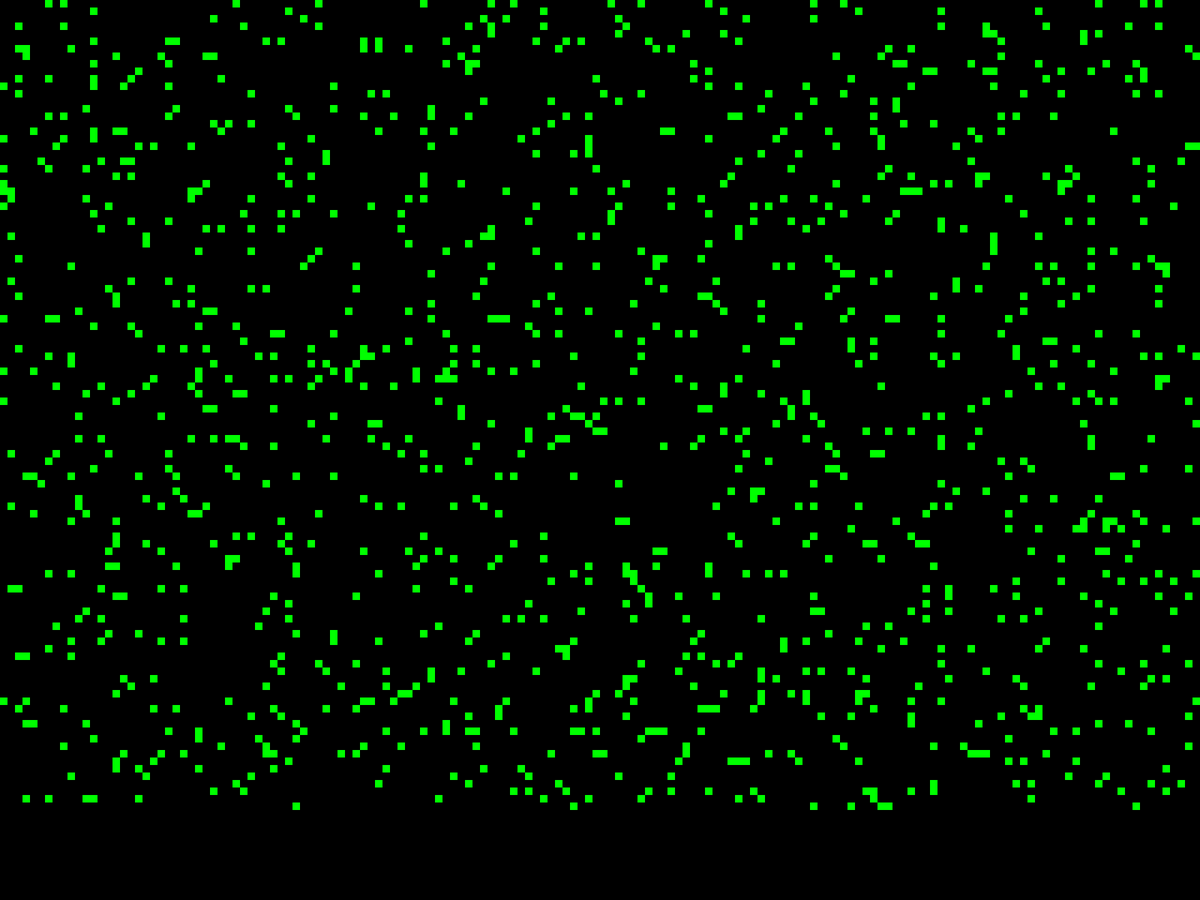
Frame 1 (no input)
Frame 60 (the mouse pressed at the canvas centre just before this capture): identical to frame 1, image omitted
Frame 120 (the mouse held since frame 60 and released just before this capture): identical to frame 1, image omitted

The Processing sketch that drew this single still picture (run headless with seeded random() and noise(); from frame 60 on, the mouse is pressed at the canvas centre):

// Processing sketch: Conway
// ── Conway.pde
int mode = 1;
int size = 10;
int chance = 7;

int x = 1920/size;
int y = 1080/size;

Cell cell[][] = new Cell [x][y];

void setup()
{
  fullScreen();
  background(0);
  fill(0, 255, 0);
  noStroke();
  for (int i = 0; i<x; i++)
  {
    for (int j = 0; j<y; j++)
    {
      cell[i][j] = new Cell();

      cell[i][j].xpos = i*size;
      cell[i][j].ypos = j*size;

      if (cell[i][j].state < chance)
      {
        cell[i][j].state = 1;
        cell[i][j].previousState = 1;
        rect(cell[i][j].xpos, cell[i][j].ypos, size, size);
      } else
      {
        cell[i][j].state = 0;
        cell[i][j].previousState = 0;
      }
    }
  }
}

void draw()
{
  if (mode == 0)
  {
    Normal();
    //delay(63);
  } else if (mode == 1)
  {
    Drawing();
  }
}

// ── Cell.pde
class Cell
{
  int xpos;
  int ypos;

  int state;
  int previousState;

  Cell()
  {
    state = (int)random(0, 100);
    previousState = state;
  }
}

// ── Drawing.pde
void Drawing()
{
  if (mousePressed == true) 
  { 
    int lx = mouseX/size;
    int ly = mouseY/size;
    if (mouseButton == LEFT) 
    {
      fill(0, 255, 0);
      cell[lx][ly].state = 1;
      cell[lx][ly].previousState = 1;
      rect(cell[lx][ly].xpos, cell[lx][ly].ypos, size, size);
    } else 
    {
      fill(0);
      cell[lx][ly].state = 0;
      cell[lx][ly].previousState = 0;
      rect(cell[lx][ly].xpos, cell[lx][ly].ypos, size, size);
    }
  }
  if (keyPressed)
  {
    mode = 0;
  }
}

// ── Normal.pde
void Normal()
{
  background(0);

  for (int j = 0; j<y; j++)
  {
    for (int i = 0; i<x; i++)
    {
      update(i, j, cell);
    }
  }

  for (int i = 0; i<x; i++)
  {
    for (int j = 0; j<y; j++)
    {
      cell[i][j].previousState = cell[i][j].state;
    }
  }

  fill(0, 255, 0);
  noStroke();
  for (int i = 0; i<x; i++)
  {
    for (int j = 0; j<y; j++)
    {
      if (cell[i][j].state == 1 )
        rect(cell[i][j].xpos, cell[i][j].ypos, size, size);
    }
  }
}

// ── UpdateFunction.pde
void update(int i, int j, Cell cell[][])
{
  int ul=0, uc=0, ur=0, l=0, r=0, dl=0, dc=0, dr=0;

  if (i-1>=0 && j-1>=0)
    ul = cell[i-1][j-1].previousState;

  if (j-1>=0)
    uc = cell[i][j-1].previousState;

  if (i+1<1920/size && j-1>=0)
    ur = cell[i+1][j-1].previousState;

  if (i-1>=0)
    l = cell[i-1][j].previousState;

  if (i+1<1920/size)
    r = cell[i+1][j].state;

  if (i-1>=0 && j+1<1080/size)
    dl = cell[i-1][j+1].state;

  if (j+1<1080/size)
    dc = cell[i][j+1].state;

  if (i+1<1920/size && j+1<1080/size)
    dr = cell[i+1][j+1].state;

  int sum = (ul + uc + ur) + (l + r) + (dl + dc + dr);



  if (cell[i][j].state == 1)
  {
    if (sum<2 || sum>3)
      cell[i][j].state = 0;
  }
  if (cell[i][j].state == 0)
  {
    if (sum == 3)
      cell[i][j].state = 1;
  }
}
